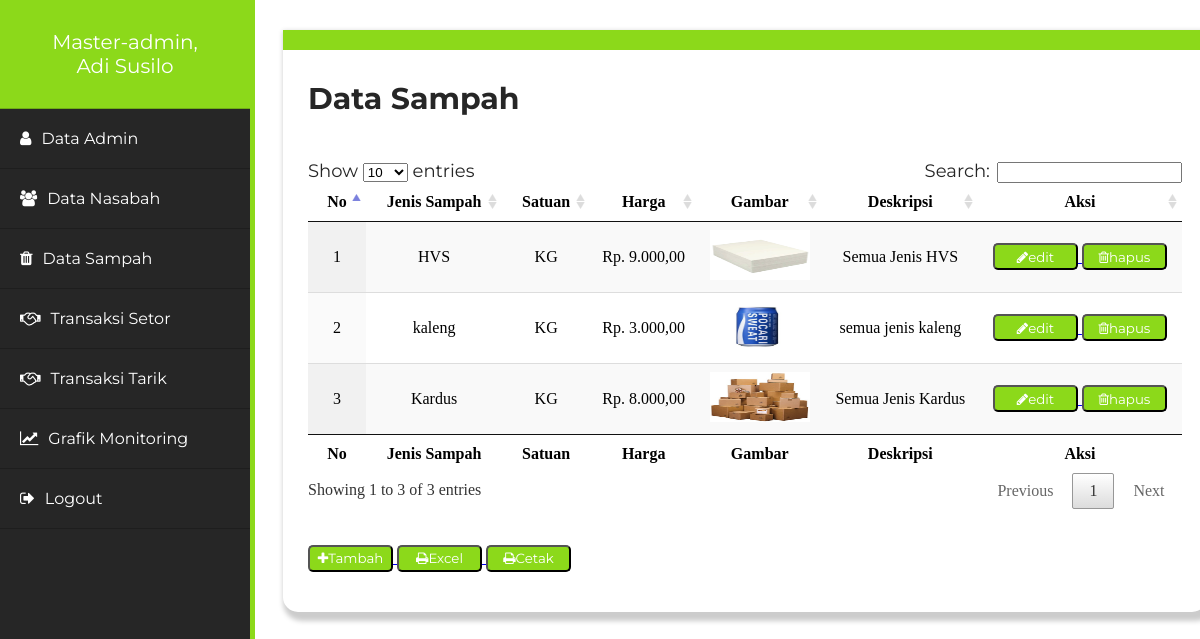
Screenshot of /page/admin.php?page=data-sampah (signed in) with the database file from the repository.
### tables this page shows
CREATE TABLE `sampah` (
  `jenis_sampah` varchar(15) NOT NULL,
  `satuan` enum('KG','PC','LT') NOT NULL,
  `harga` int(5) NOT NULL,
  `gambar` varchar(150) NOT NULL,
  `deskripsi` varchar(40) NOT NULL
);

### system/function/view-sampah.php (the view, shortened to what this page needs)
<!DOCTYPE html>
<html lang="en">
<head>
    <link rel="stylesheet" type="text/css" href="../datatables/css/jquery.dataTables.css">
</head>
<body>
    <h2 style="font-size: 30px; color: #262626;">Data Sampah</h2>
    <br>
<table id="example" class="display" cellspacing="0" width="100%" border="0" >
        <thead>
        <tr>
            <th>No</th>
            <th>Jenis Sampah</th>
            <th>Satuan</th>
            <th>Harga</th>
            <th>Gambar</th>
            <th>Deskripsi</th>
            <th>Aksi</th>
        </tr>
        </thead>
        <tfoot>
        <tr>
            <th>No</th>
            <th>Jenis Sampah</th>
            <th>Satuan</th>
            <th>Harga</th>
            <th>Gambar</th>
            <th>Deskripsi</th>
            <th>Aksi</th>
        </tr>
        </tfoot>
        <tbody>
        <?php
            $no = 0;
            $query = mysqli_query($conn, "SELECT * FROM sampah ORDER BY jenis_sampah ASC");
            while($row = mysqli_fetch_assoc($query)){$no++;
        ?>
        <tr align="center">
            <td><?php echo "$no" ?></td>
            <td><?php echo $row['jenis_sampah'] ?></td>
            <td><?php echo $row['satuan'] ?></td>
            <td><?php echo "Rp. ".number_format($row['harga'], 2, ",", ".")  ?></td>
            <td><img src="../asset/internal/img/uploads/<?php echo $row['gambar'] ?>" width="100px" height="50px"></td>
            <td><?php echo $row['deskripsi'] ?></td>
            <td>
                <a href="admin.php?page=edit-sampah&id=<?php echo $row['id']; ?>">
                <button><i class="fa fa-pencil"></i>edit</button>
                </a>
                <a onclick="return confirm('Anda yakin ingin menghapus data ini?')" href="../system/function/delete-sampah.php?id=<?php echo $row['jenis_sampah']; ?>">
                <button><i class="fa fa-trash-o"></i>hapus</button>
                </a>
            </td>
        </tr>
        <?php } ?>
        </tbody>
    </table>
    <br>
    <br>
    <a href="admin.php?page=tambah-data-sampah">
    <button><i class="fa fa-plus" aria-hidden="true"></i>Tambah</button>
    </a>
    <a target="_blank" href="../system/function/excel-sampah.php">
    <button><i class="fa fa-print" aria-hidden="true"></i>Excel</button>
    </a>
    <a target="_blank" href="../system/function/print-sampah.php">
    <button><i class="fa fa-print" aria-hidden="true"></i>Cetak</button>
    </a>
    </body>
</html>

### page/admin.php (shortened to what this page needs)
<?php
if (empty($_SESSION['user']) && empty($_SESSION['pass'])) {
    header('location:login.php');
} else {
include_once("../system/config/koneksi.php");
?>
<!DOCTYPE html>
<html>
	<head>
		<link rel="stylesheet" href="../asset/internal/css/style_2.css">
		<link href="https://maxcdn.bootstrapcdn.com/font-awesome/4.7.0/css/font-awesome.min.css" rel="stylesheet">
	</head>
	<body>
		<?php
	        $cek = mysqli_query($conn, "SELECT * FROM admin WHERE nia='".$_SESSION['nia']."'");
	        $row = mysqli_fetch_array($cek);
      	?>
		<div class="sidebar">
			<ul>
				<li>
					<a href="admin.php?page=data-admin" style="text-align: center; padding: 30px 0 30px 0; font-size: 20px;"><?php echo $_SESSION["level"]; ?>, <br> <?php echo $row['nama'] ?></a>
				</li>
						<?php
							$level = $_SESSION['level'] == 'Admin';
							if($level){
								}else{
						?>
				<li>
					<a href="admin.php?page=data-admin-full"><span class="fa fa-user" aria-hidden="true"></span>Data Admin</a>
				</li>
						<?php } ?>
				<li>
					<a href="admin.php?page=data-nasabah-full"><span class="fa fa-users" aria-hidden="true"></span>Data Nasabah</a>
				</li>
				<li>
					<a href="admin.php?page=data-sampah"><span class="fa fa-trash" aria-hidden="true"></span>Data Sampah</a>
				</li>
				<li>
					<a href="admin.php?page=data-setor"><span class="fa fa-handshake-o" aria-hidden="true"></span>Transaksi Setor</a>
				</li>
				<li>
					<a href="admin.php?page=data-tarik"><span class="fa fa-handshake-o" aria-hidden="true"></span>Transaksi Tarik</a>
				</li>
				<li>
					<a href="admin.php?page=data-report"><span class="fa fa-line-chart" aria-hidden="true"></span>Grafik Monitoring</a>
				</li>
				<li>
					<a href="logout.php"><span class="fa fa-sign-out" aria-hidden="true"></span>Logout</a>
				</li>
			</ul>
		</div>
		<div class="box-1">
			<section>
				<?php
					if(isset($_GET['page'])){
						$page = $_GET['page'];
					switch ($page) {
						case 'data-sampah':
							include "../system/function/view-sampah.php";
							break;
					}
				}else{
					include "../system/function/view-admin.php";
				}
				 ?>
			</section>
		</div>
	</body>
</html>
<?php } ?>

### asset/internal/css/style_2.css (style rules this page uses)
div.box-1 { margin: 30px 0 20px 275px; background: #fff; width: 78%; box-sizing: border-box; padding: 5px 25px 5px 25px; padding-bottom: 40px; box-shadow: 4px 5px 5px 4px #ccc; border-radius: 0 0 15px 15px; border-top:20px solid #8cd91a; }
h2 { font-family: Montserrat; color: #fff; }
.sidebar { position: fixed; top: 0; left: 0; background-color: #262626; width: 250px; height: 100%; border-right: 5px solid #8cd91a; }
ul { font-family: Montserrat; margin:0; padding: 0 0; }
ul li a { list-style: none; }
ul li a { padding: 20px 20px; color: #fff; display: block; text-decoration: none; border-bottom: 1px solid rgba(0,0,0,.2); }
.sidebar span { margin-right: 10px; color: #fff; }
ul li { -webkit-transition:all 0.3s; -o-transition: all 0.3s; transition: all 0.3s; }

### page/admin.php (style rules this page uses)
button { height: 27px; width: 85px; background: #8cd91a; border-radius: 5px; color: #fff; font-family: Montserrat; }

### rows the page displays
sampah: jenis_sampah "HVS", satuan "KG", harga "9.000,00", gambar (picture), deskripsi "Semua Jenis HVS"
sampah: jenis_sampah "kaleng", satuan "KG", harga "3.000,00", gambar (picture), deskripsi "semua jenis kaleng"
sampah: jenis_sampah "Kardus", satuan "KG", harga "8.000,00", gambar (picture), deskripsi "Semua Jenis Kardus"

### other values shown
$_SESSION["level"] "Master-admin"
$row['nama'] "Adi Susilo"
